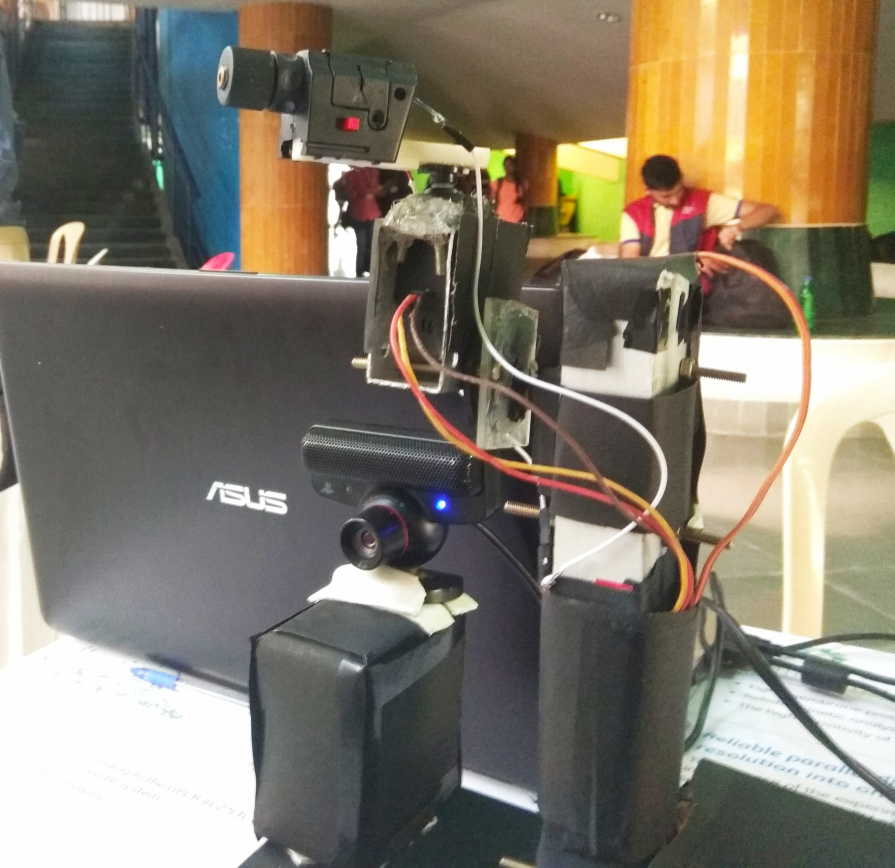
#> input picture Images/IMG_20190109_232931.jpg, 2683 x 2604 px, given in place of the camera (shown at 1/3 size)
$ python 'Python_code(python_version_2.5).py'
#> lines starting #> are read from the running program, lines starting #| are printed output that depends on the picture; after the words box and inside, x2 and y2 are one past the last pixel; in counts of white or black regions, pixels touching at a corner belong together
import cv2
import os
#import serial
import struct
import numpy as np
import time
#ser=serial.Serial('COM3',9600)
time.sleep(2)
cam=cv2.VideoCapture(1)
lower =np.array([105,50,50])
upper=np.array([140,255,255])

x2 = 0
y2 = 0
x1 = 0
y1 = 0

while True:
        ret,frame=cam.read()
#> frame is the input picture: shape (2604, 2683, 3); mean B, G, R 107.9, 123, 130.7
        if ret==False:
                print ('false')
        _frame=cv2.resize(frame,(600,600))
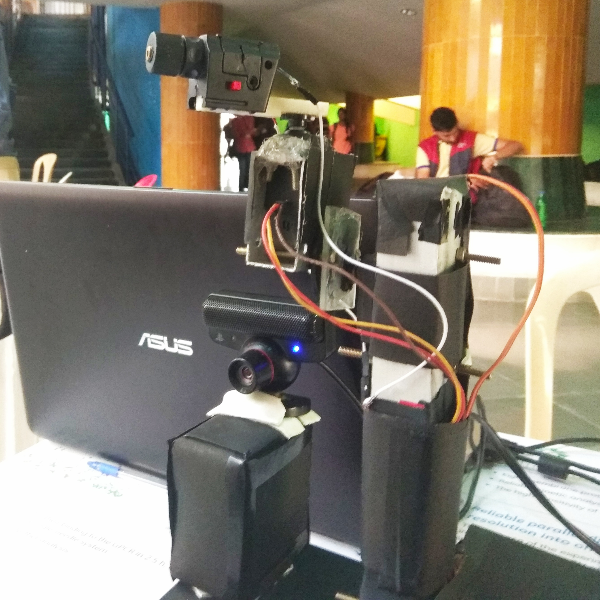
#> _frame: shape (600, 600, 3); mean B, G, R 107.8, 122.9, 130.6
        frame=cv2.flip(frame,1)
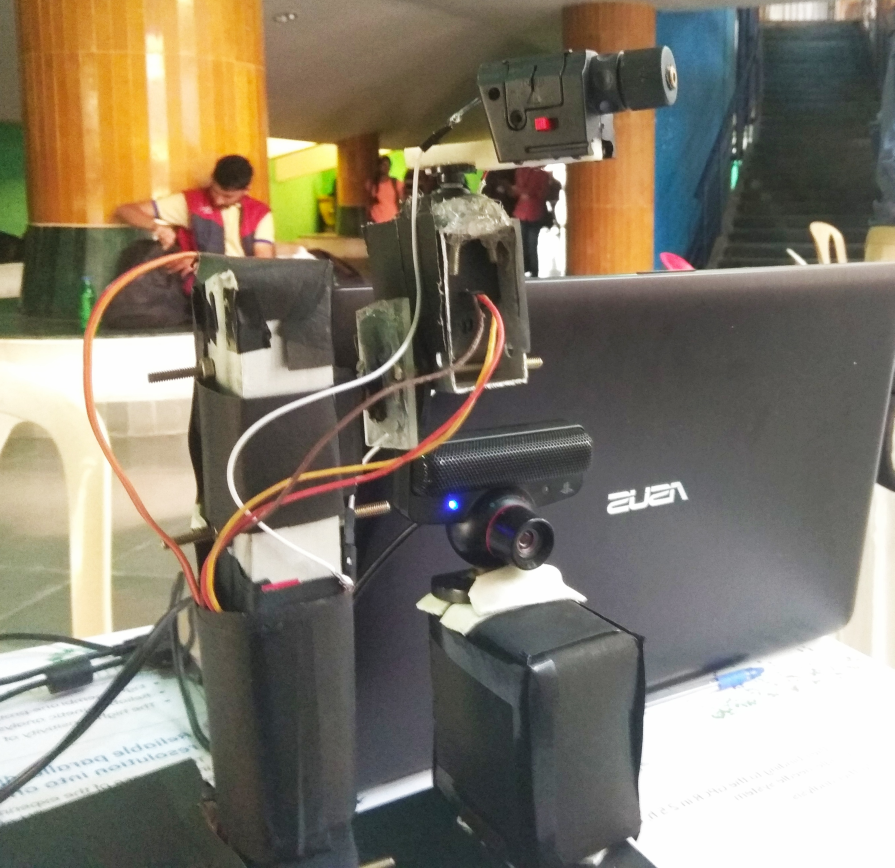
#> frame: shape (2604, 2683, 3) (shown at 1/3 size); mean B, G, R 107.9, 123, 130.7
        hsv=cv2.cvtColor(frame,cv2.COLOR_BGR2HSV)
#> hsv: shape (2604, 2683, 3); mean H, S, V 46.1, 53.9, 135
        mask=cv2.inRange(hsv,lower,upper)
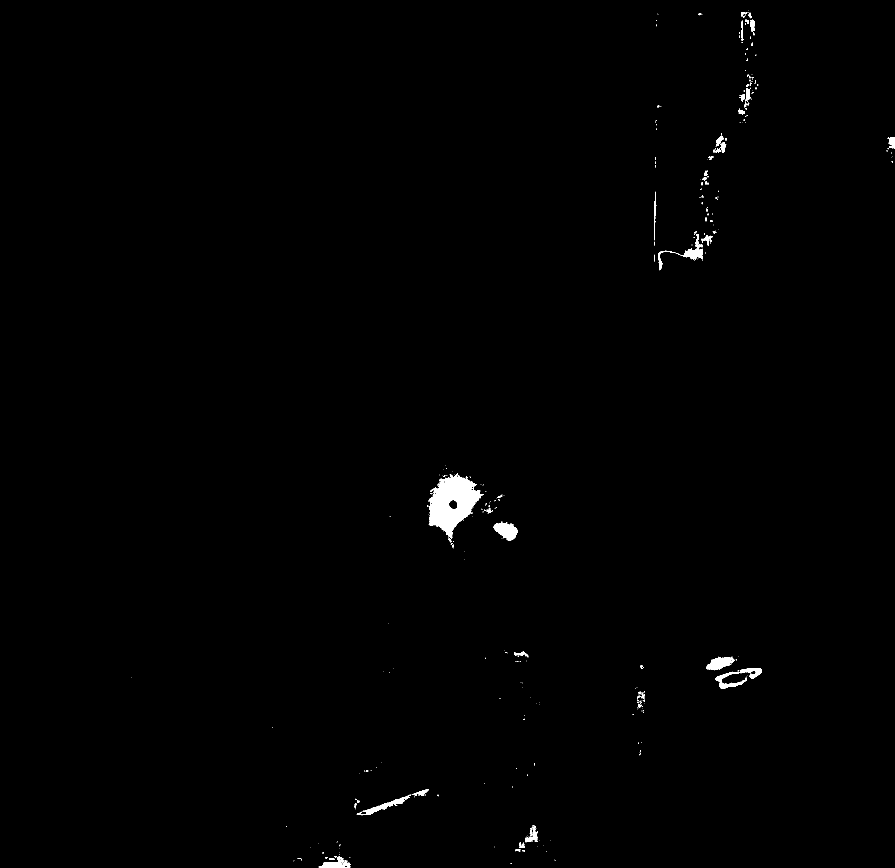
#> mask: shape (2604, 2683) (shown at 1/3 size); 0.52% white; 448 white regions (385 under 20 px), largest, box (x1, y1, x2, y2) and area: (1285, 1421, 1451, 1616) 16709, (2146, 2004, 2286, 2066) 2531, (1481, 1565, 1553, 1623) 2463
        cv2.imshow('hkj',mask)
        cx=0
        cy=0

        mask=cv2.erode(mask,None,iterations=2)
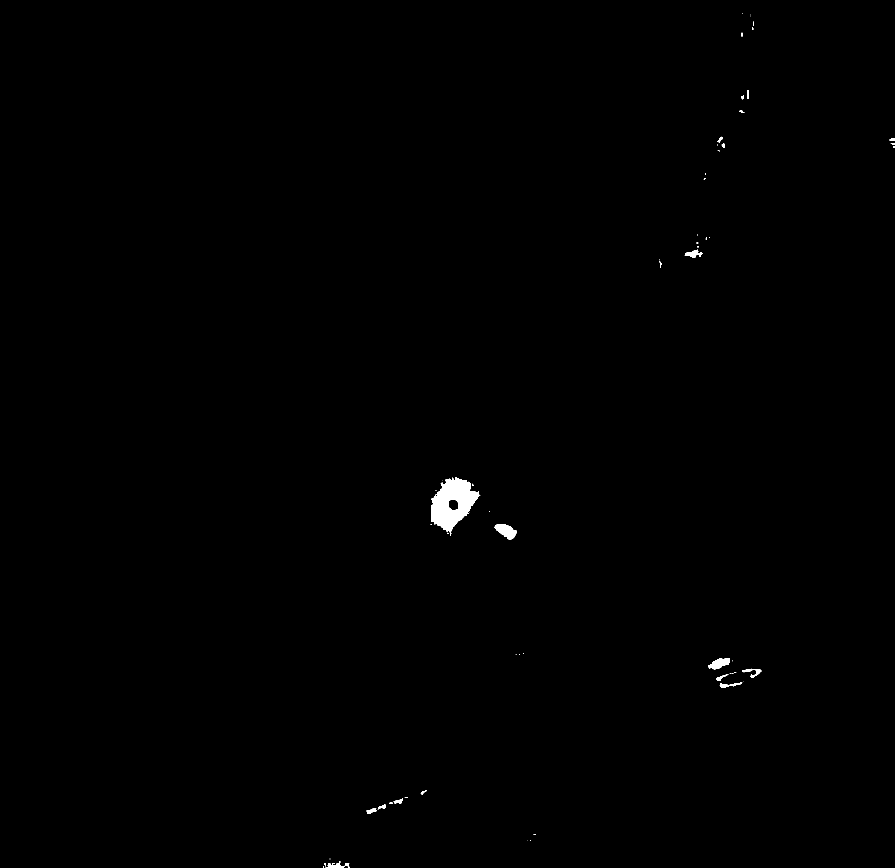
#> mask: shape (2604, 2683) (shown at 1/3 size); 0.3% white; 63 white regions (35 under 20 px), largest, box (x1, y1, x2, y2) and area: (1293, 1432, 1441, 1608) 13797, (1483, 1572, 1551, 1620) 1806, (2125, 1974, 2189, 2008) 1324
        mask=cv2.dilate(mask,None,iterations=2)
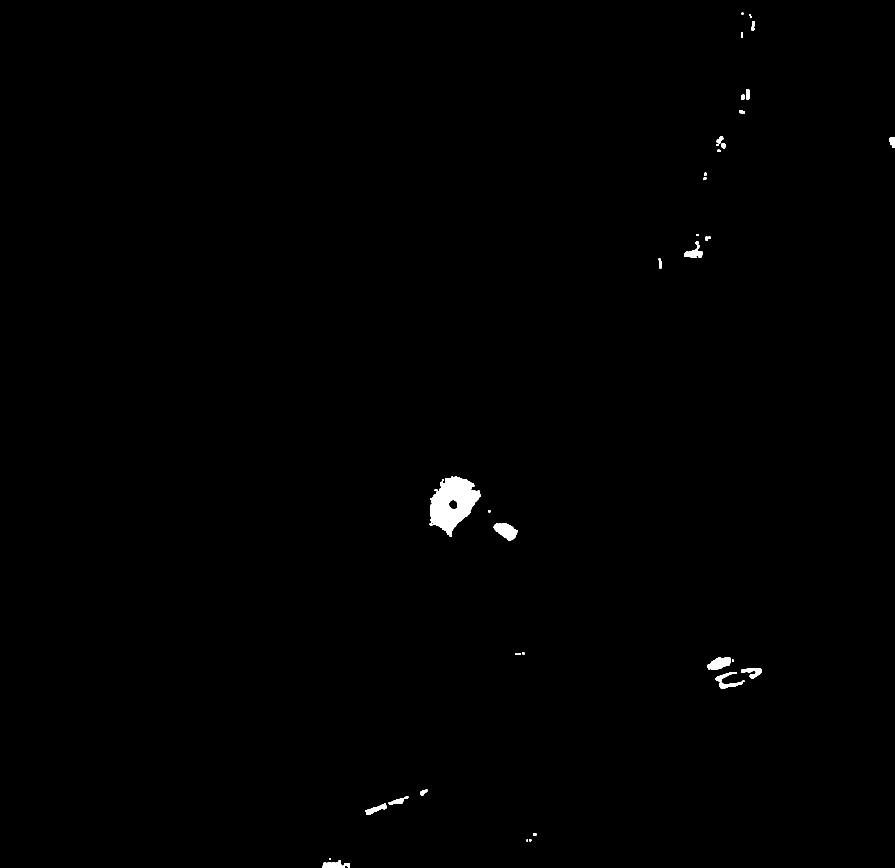
#> mask: shape (2604, 2683) (shown at 1/3 size); 0.41% white; 46 white regions
        contours,hierachy=cv2.findContours(mask,cv2.RETR_EXTERNAL,cv2.CHAIN_APPROX_SIMPLE)
#> contours = 46 contours, 2 with area under 20; largest, box (x1, y1, x2, y2) and area: (1291, 1430, 1443, 1610) 16000, (1481, 1570, 1553, 1622) 2212, (2123, 1972, 2191, 2010) 1666, (967, 2582, 1050, 2604) 1004, (2052, 746, 2109, 774) 925

        area = 0
        i_max = 0
        i = 0

        if contours != []:
            for cnt in contours:
                if(area < cv2.contourArea(cnt)):
                    area = cv2.contourArea(cnt)
                    i_max = i

                i+=1
#> this loop made 46 passes
#> area on passes 1, 14, 18, 23: 1003.5, 1666.5, 2212, 15999.5
#> cnt on passes 2, 3, 13, 15, 16, 20: [[987, 2574], [987, 2579], [992, 2579], [992, 2574]], [[1579, 2519], [1579, 2523], [1583, 2523], [1583, 2519]], [[2196, 1979], [2196, 1985], [2200, 1985], [2200, 1979]], [[1555, 1960], [1555, 1964], [1561, 1964], [1561, 1960]], [[1545, 1960], [1545, 1964], [1551, 1964], [1551, 1960]], [[1465, 1531], [1465, 1536], [1470, 1536], [1470, 1531]]
#> after the loop, area = 15999.5; i = 46; i_max = 22


            cnt = contours[i_max]
#> cnt = contour of 309 points, box (x1, y1, x2, y2) (1291, 1430, 1443, 1610), area 16000


            M=cv2.moments(cnt)
#> M = moments, m00 15999.5, centre m10/m00, m01/m00 = (1357.7, 1509.6)
            cx=int(M["m10"]/M["m00"])
#> cx = 1357
            cy=int(M["m01"]/M["m00"])
#> cy = 1509
            ((cx,cy),radius)=cv2.minEnclosingCircle(cnt)
#> cx = 1363.9; cy = 1519.8; radius = 90.39
            cv2.circle(frame,(int(cx),int(cy)),int(radius)+30,(0,255,255),2)
            cv2.circle(frame,(int(cx),int(cy)),5,(0,255,0),-1)

            cx=int (45+(cx*.08404402))
#> cx = 159
            cy=int (81.5+(cy*.0672268))
#> cy = 183
            #x1=int(64+(cx*0.3)*.255555)
            x=str(int((-34)+(cx*1.2)))
#> x = '156'
            if len(x) == 1:
                    x = '00'+x
            if len(x) == 2:
                    x = '0'+x

            #y1=int(69+(cy*0.3)*.2211111)
            y=str(int((-34)+((180-cy)*1.5)))
#> y = '-38'
            if len(y) == 1:
                    y = '00'+y
            if len(y) == 2:
                   y = '0'+y

            print(x,y)
#| 156 -38


            # [9 lines of commented-out code are left out]
        cv2.imshow('frame',frame)

        # [10 lines of commented-out code are left out]


        if cv2.waitKey(1) == 27:
#> (key Esc is pressed here)
                break

cv2.destroyAllWindows()
cam.release()

$ run again, on Images/photo of bot .jpg
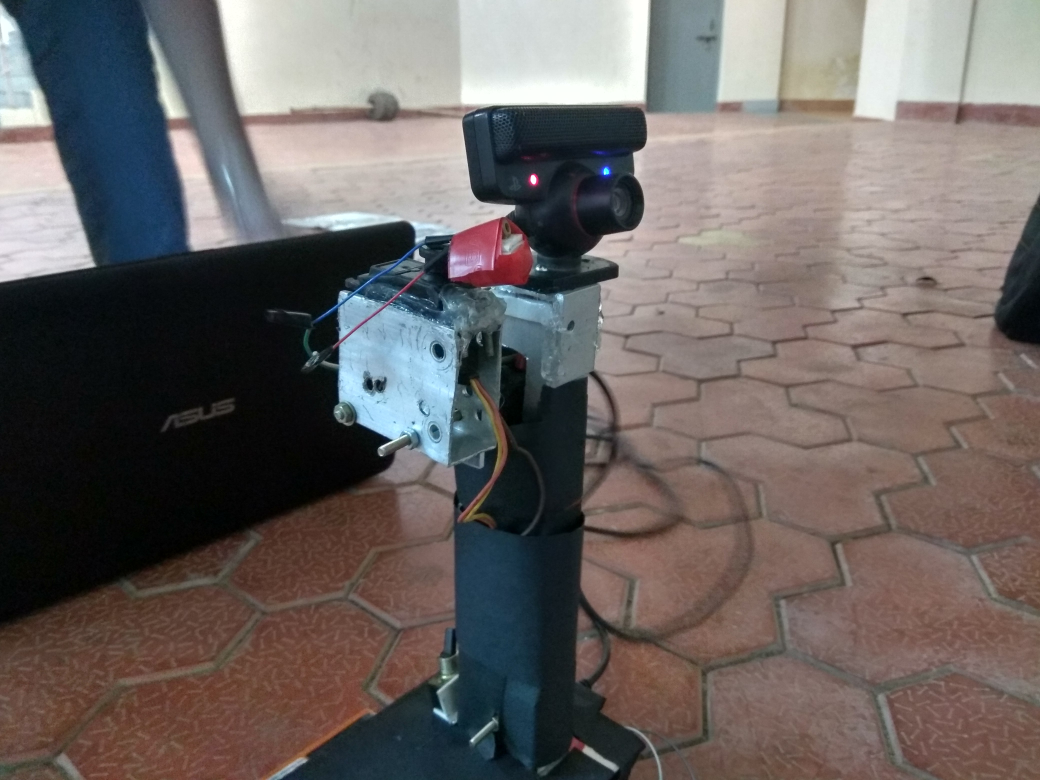
#> input picture Images/photo of bot .jpg, 4160 x 3120 px, given in place of the camera (shown at 1/4 size)
#> frame is the input picture: shape (3120, 4160, 3); mean B, G, R 98.3, 100.3, 106.7
#> `frame=cv2.flip(frame,1)`:
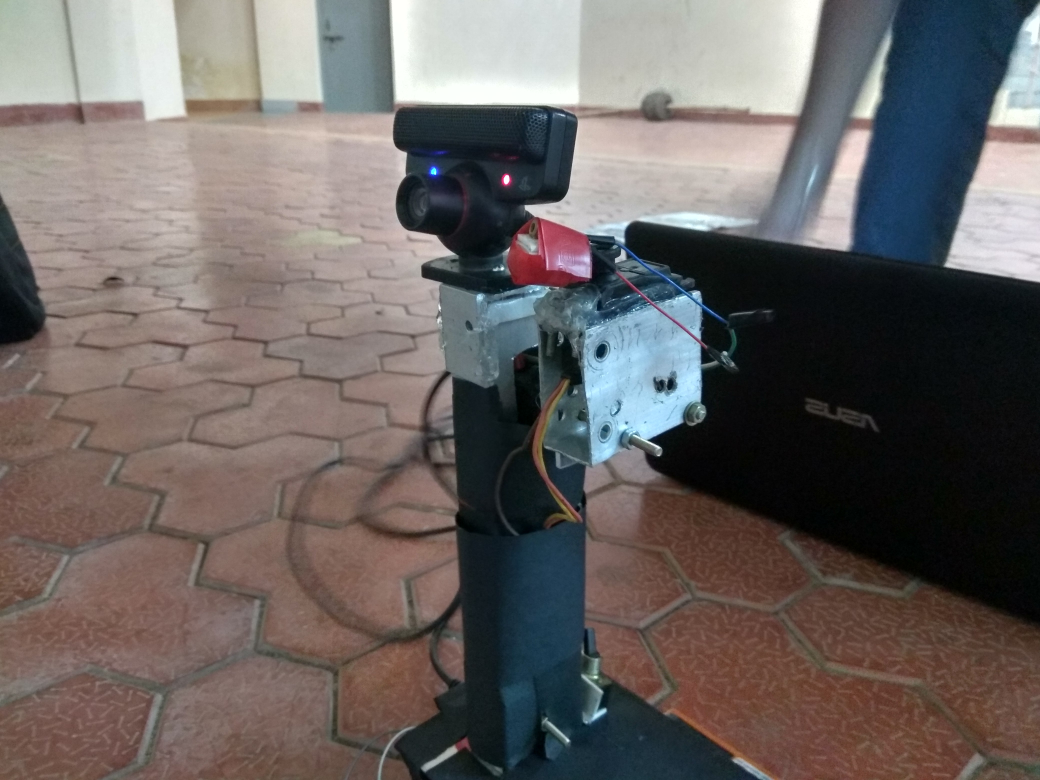
#> frame: shape (3120, 4160, 3) (shown at 1/4 size); mean B, G, R 98.3, 100.3, 106.7
#> hsv: shape (3120, 4160, 3); mean H, S, V 45.1, 69, 114.6
#> `mask=cv2.dilate(mask,None,iterations=2)`:
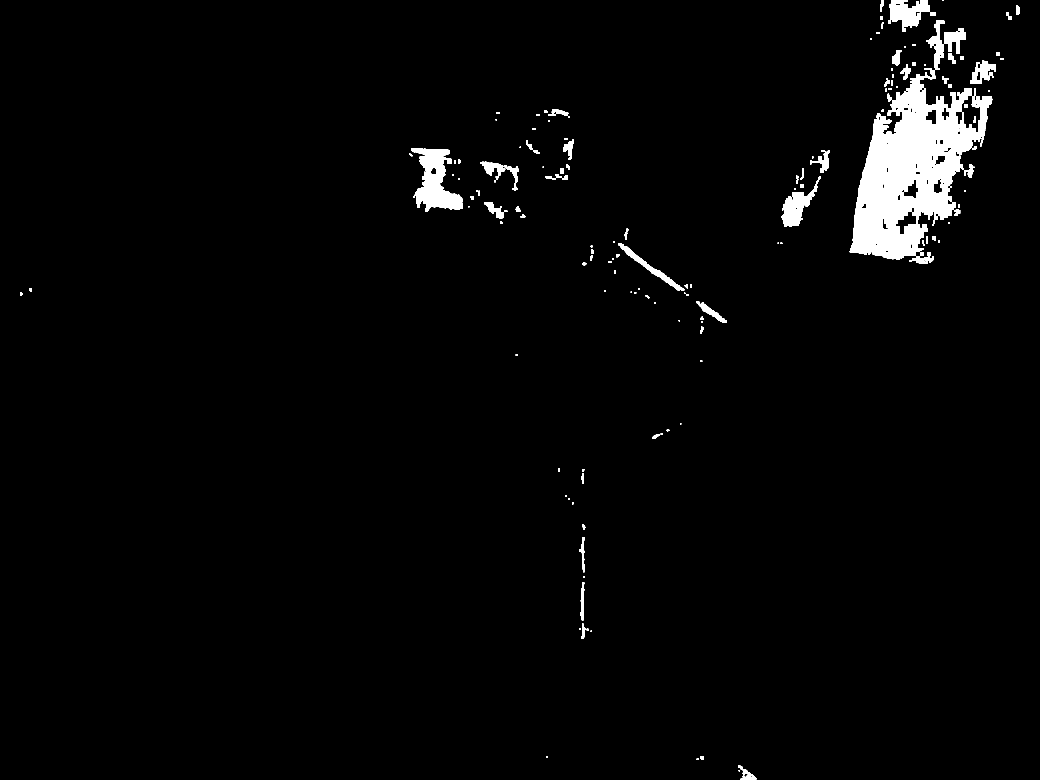
#> mask: shape (3120, 4160) (shown at 1/4 size); 2.6% white; 156 white regions
#> contours = 154 contours, 12 with area under 20; largest, box (x1, y1, x2, y2) and area: (3399, 80, 3969, 1038) 245380, (1645, 592, 1851, 848) 26706, (3552, 0, 3744, 128) 12449, (3126, 738, 3270, 908) 10705, (2473, 972, 2738, 1163) 5602
#> the loop `for cnt in contours:` made 154 passes
#> area on passes 2, 10, 32, 53, 77, 104, 148: 1341, 1460, 2370, 5601.5, 10705, 26706.5, 245380.5
#> after the loop `for cnt in contours:`: area = 245380.5; i = 154; i_max = 147
#> `cnt = contours[i_max]`: cnt = contour of 1303 points, box (x1, y1, x2, y2) (3399, 80, 3969, 1038), area 245380
#> M = moments, m00 245380.5, centre m10/m00, m01/m00 = (3661.2, 652.2)
#> `cx=int(M["m10"]/M["m00"])`: cx = 3661
#> `cy=int(M["m01"]/M["m00"])`: cy = 652
#> `((cx,cy),radius)=cv2.minEnclosingCircle(cnt)`: cx = 3627; cy = 560; radius = 502.7
#> `cx=int (45+(cx*.08404402))`: cx = 349
#> `cy=int (81.5+(cy*.0672268))`: cy = 119
#> x = '384'
#> `y=str(int((-34)+((180-cy)*1.5)))`: y = '57'
#> `y = '0'+y`: y = '057'
#| 384 057
